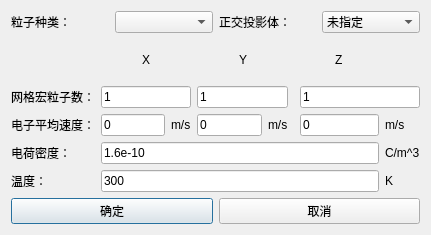
<?xml version="1.0" encoding="UTF-8"?>
<ui version="4.0">
 <class>Dialog</class>
 <widget class="QDialog" name="Dialog">
  <property name="geometry">
   <rect>
    <x>0</x>
    <y>0</y>
    <width>431</width>
    <height>235</height>
   </rect>
  </property>
  <property name="windowTitle">
   <string>Dialog</string>
  </property>
  <layout class="QVBoxLayout" name="verticalLayout">
   <item>
    <layout class="QGridLayout" name="gridLayout">
     <item row="1" column="3">
      <widget class="QComboBox" name="ComboBox_Shadow">
       <item>
        <property name="text">
         <string>未指定</string>
        </property>
       </item>
      </widget>
     </item>
     <item row="1" column="2">
      <widget class="QLabel" name="label_2">
       <property name="text">
        <string>正交投影体：</string>
       </property>
      </widget>
     </item>
     <item row="1" column="0">
      <widget class="QLabel" name="label">
       <property name="text">
        <string>粒子种类：</string>
       </property>
      </widget>
     </item>
     <item row="1" column="1">
      <widget class="QComboBox" name="ComboBox_typesOfParticles"/>
     </item>
    </layout>
   </item>
   <item>
    <layout class="QGridLayout" name="gridLayout_2">
     <item row="4" column="0">
      <widget class="QLabel" name="label_9">
       <property name="text">
        <string>温度：</string>
       </property>
      </widget>
     </item>
     <item row="1" column="1" colspan="4">
      <widget class="QLineEdit" name="lineEdit_X1">
       <property name="text">
        <string>1</string>
       </property>
      </widget>
     </item>
     <item row="1" column="0">
      <widget class="QLabel" name="label_3">
       <property name="text">
        <string>网格宏粒子数：</string>
       </property>
      </widget>
     </item>
     <item row="3" column="0">
      <widget class="QLabel" name="label_8">
       <property name="text">
        <string>电荷密度：</string>
       </property>
      </widget>
     </item>
     <item row="2" column="0">
      <widget class="QLabel" name="label_4">
       <property name="text">
        <string>电子平均速度：</string>
       </property>
      </widget>
     </item>
     <item row="2" column="4">
      <widget class="QLabel" name="label_11">
       <property name="text">
        <string>m/s</string>
       </property>
      </widget>
     </item>
     <item row="1" column="5" colspan="4">
      <widget class="QLineEdit" name="lineEdit_Y1">
       <property name="text">
        <string>1</string>
       </property>
      </widget>
     </item>
     <item row="2" column="8">
      <widget class="QLabel" name="label_12">
       <property name="text">
        <string>m/s</string>
       </property>
      </widget>
     </item>
     <item row="2" column="5" colspan="3">
      <widget class="QLineEdit" name="lineEdit_Y2">
       <property name="text">
        <string>0</string>
       </property>
      </widget>
     </item>
     <item row="0" column="5" colspan="4">
      <layout class="QHBoxLayout" name="horizontalLayout_3">
       <item>
        <spacer name="horizontalSpacer_4">
         <property name="orientation">
          <enum>Qt::Horizontal</enum>
         </property>
         <property name="sizeHint" stdset="0">
          <size>
           <width>40</width>
           <height>20</height>
          </size>
         </property>
        </spacer>
       </item>
       <item>
        <widget class="QLabel" name="label_Y">
         <property name="text">
          <string>Y</string>
         </property>
        </widget>
       </item>
       <item>
        <spacer name="horizontalSpacer_3">
         <property name="orientation">
          <enum>Qt::Horizontal</enum>
         </property>
         <property name="sizeHint" stdset="0">
          <size>
           <width>40</width>
           <height>20</height>
          </size>
         </property>
        </spacer>
       </item>
      </layout>
     </item>
     <item row="0" column="11">
      <widget class="QLabel" name="label_Z">
       <property name="text">
        <string>Z</string>
       </property>
      </widget>
     </item>
     <item row="0" column="1" colspan="4">
      <layout class="QHBoxLayout" name="horizontalLayout_2">
       <item>
        <spacer name="horizontalSpacer">
         <property name="orientation">
          <enum>Qt::Horizontal</enum>
         </property>
         <property name="sizeHint" stdset="0">
          <size>
           <width>40</width>
           <height>20</height>
          </size>
         </property>
        </spacer>
       </item>
       <item>
        <widget class="QLabel" name="label_X">
         <property name="text">
          <string>X</string>
         </property>
        </widget>
       </item>
       <item>
        <spacer name="horizontalSpacer_2">
         <property name="orientation">
          <enum>Qt::Horizontal</enum>
         </property>
         <property name="sizeHint" stdset="0">
          <size>
           <width>40</width>
           <height>20</height>
          </size>
         </property>
        </spacer>
       </item>
      </layout>
     </item>
     <item row="2" column="10" colspan="3">
      <widget class="QLineEdit" name="lineEdit_2">
       <property name="text">
        <string>0</string>
       </property>
      </widget>
     </item>
     <item row="0" column="12">
      <spacer name="horizontalSpacer_5">
       <property name="orientation">
        <enum>Qt::Horizontal</enum>
       </property>
       <property name="sizeHint" stdset="0">
        <size>
         <width>40</width>
         <height>20</height>
        </size>
       </property>
      </spacer>
     </item>
     <item row="2" column="1" colspan="3">
      <widget class="QLineEdit" name="lineEdit_X2">
       <property name="text">
        <string>0</string>
       </property>
      </widget>
     </item>
     <item row="0" column="10">
      <spacer name="horizontalSpacer_6">
       <property name="orientation">
        <enum>Qt::Horizontal</enum>
       </property>
       <property name="sizeHint" stdset="0">
        <size>
         <width>40</width>
         <height>20</height>
        </size>
       </property>
      </spacer>
     </item>
     <item row="0" column="13">
      <widget class="QLabel" name="label_13">
       <property name="text">
        <string/>
       </property>
      </widget>
     </item>
     <item row="2" column="13">
      <widget class="QLabel" name="label_15">
       <property name="text">
        <string>m/s</string>
       </property>
      </widget>
     </item>
     <item row="1" column="10" colspan="4">
      <widget class="QLineEdit" name="lineEdit">
       <property name="text">
        <string>1</string>
       </property>
      </widget>
     </item>
     <item row="3" column="13">
      <widget class="QLabel" name="label_14">
       <property name="text">
        <string>C/m^3</string>
       </property>
      </widget>
     </item>
     <item row="4" column="13">
      <widget class="QLabel" name="label_10">
       <property name="text">
        <string>K</string>
       </property>
      </widget>
     </item>
     <item row="3" column="1" colspan="12">
      <widget class="QLineEdit" name="lineEdit_density">
       <property name="text">
        <string>1.6e-10</string>
       </property>
      </widget>
     </item>
     <item row="4" column="1" colspan="12">
      <widget class="QLineEdit" name="lineEdit_temp">
       <property name="text">
        <string>300</string>
       </property>
      </widget>
     </item>
    </layout>
   </item>
   <item>
    <layout class="QHBoxLayout" name="horizontalLayout">
     <item>
      <widget class="QPushButton" name="pb_ok">
       <property name="text">
        <string>确定</string>
       </property>
      </widget>
     </item>
     <item>
      <widget class="QPushButton" name="pb_cancel">
       <property name="text">
        <string>取消</string>
       </property>
      </widget>
     </item>
    </layout>
   </item>
  </layout>
 </widget>
 <tabstops>
  <tabstop>pb_ok</tabstop>
  <tabstop>pb_cancel</tabstop>
  <tabstop>ComboBox_typesOfParticles</tabstop>
  <tabstop>ComboBox_Shadow</tabstop>
  <tabstop>lineEdit_X1</tabstop>
  <tabstop>lineEdit_Y1</tabstop>
  <tabstop>lineEdit</tabstop>
  <tabstop>lineEdit_X2</tabstop>
  <tabstop>lineEdit_Y2</tabstop>
  <tabstop>lineEdit_2</tabstop>
  <tabstop>lineEdit_density</tabstop>
  <tabstop>lineEdit_temp</tabstop>
 </tabstops>
 <resources/>
 <connections/>
</ui>
